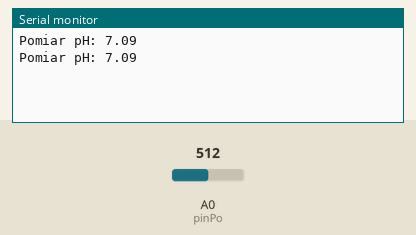
A sketch run on a simulated Arduino Uno, built with avr-gcc and run on an emulated ATmega328P. Shown: the last lines printed to the serial monitor. Inputs (shaded band) come from the test bench; at power-on: A0 (pinPo) = 512.

Above: at 1.2 s.
1.3 s: A0 (pinPo) set to 716
At 2.6 s:
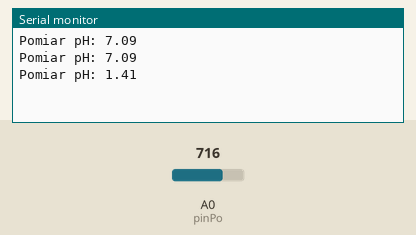
2.8 s: A0 (pinPo) set to 900
At 3.9 s:
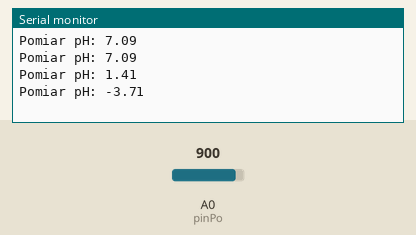
Timing chart, 0 to 5.8 s (numbered marks = the images above; inputs shaded):
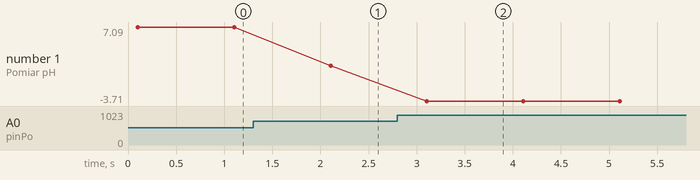

The sketch:

arduno-sonda-pH.ino
```cpp
// Arduino Sonda Ph numer

// ustawienie pinu połączenia
const int pinPo = A0;

void setup() {
  // komunikacja szeregowa dla portu 9600
  Serial.begin(9600);
}

void loop() {
  // zmienne pomocnicze
  int attempt[10];
  int temp;
  unsigned long int avgValue = 0;

  for (int i = 0; i < 10; i++) {
    attempt[i] = analogRead(pinPo);
    delay(10);
  }
  // sortowanie elementów tablicy zmierzonych wyników według wielkości
  for (int i = 0; i < 9; i++) {
    for (int j = i + 1; j < 10; j++) {
      if (attempt[i] > attempt[j]) {
        temp = attempt[i];
        attempt[i] = attempt[j];
        attempt[j] = temp;
      }
    }
  }
  // przechowywanie wyników od 2 do 8 w zmiennej, z której należy obliczyć średnią
  // (pominięcie dwóch elementów pola na początku i na końcu dla większej dokładności)
  for (int i = 2; i < 8; i++) {
    avgValue += attempt[i];
  }
  // obliczanie pH na podstawie średniej
  // pomiar i konwersja do zakresu pH 0-14
  float avgPh = (float)avgValue * 5.0 / 1024 / 6;
  float calcPh = -5.70 * avgPh + 21.34;
  // wypisanie wyników
  Serial.print("Pomiar pH: ");
  Serial.println(calcPh);
  // opóźnienie 900ms
  delay(900);
}
```

Measured:
- after the input at 1.3 s, the serial monitor: prints a new line after 0.80 s (image 1)
- after the input at 2.8 s, the serial monitor: prints a new line after 0.31 s (image 2)
- plotted number 1: 7.09 → 1.41 after the input at 1.3 s, 1.41 → -3.71 after the input at 2.8 s
